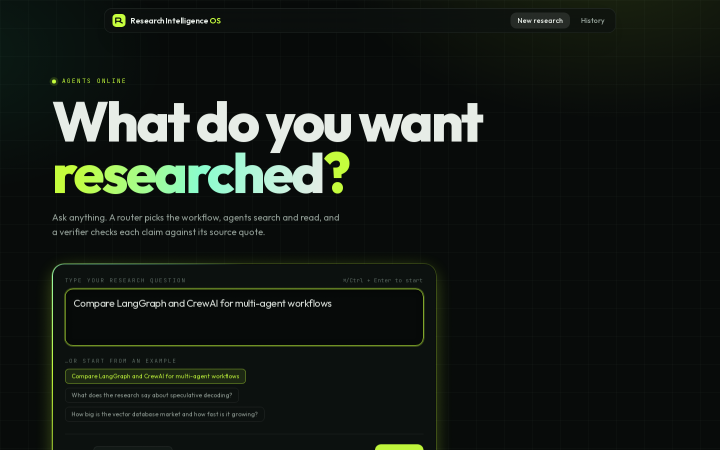
#> input picture docs/demo/frames/01-ask.png, 1440 x 900 px (shown at 1/2 size); its folder holds 4 pictures in this run
$ python make_demo_gif.py
#> lines starting #> are read from the running program, lines starting #| are printed output that depends on the picture
"""Build docs/demo/demo.gif from the frames written by frontend/record_demo.mjs (Pillow only; no ffmpeg needed)."""
from __future__ import annotations

from pathlib import Path

from PIL import Image

FRAMES, OUT = Path("docs/demo/frames"), Path("docs/demo/demo.gif")
WIDTH, MS_PER_FRAME = 960, 2600


def main() -> None:
    files = sorted(FRAMES.glob("*.png"))
    if not files:
        raise SystemExit(f"no frames in {FRAMES}; run `cd frontend && node record_demo.mjs` first")
    imgs = []
    for f in files:
        im = Image.open(f).convert("RGB")
#> im is the input picture: PIL image 1440x900 RGB; mean R, G, B 21.3, 26.9, 21.8
        imgs.append(im.resize((WIDTH, round(im.height * WIDTH / im.width)), Image.LANCZOS).quantize(colors=128, method=Image.Quantize.MEDIANCUT))
    imgs[0].save(OUT, save_all=True, append_images=imgs[1:], duration=MS_PER_FRAME, loop=0, optimize=True)
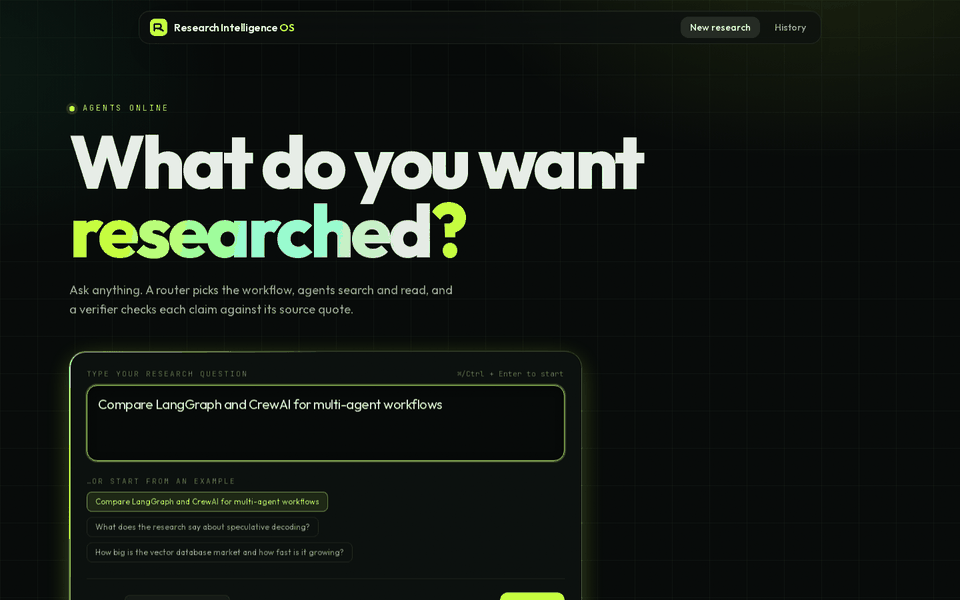
#> saved as demo.gif: PIL image 960x600 P; mean R, G, B 21.4, 26.9, 21.8
#> (the run stopped early here; a loop or call above may not have finished)
